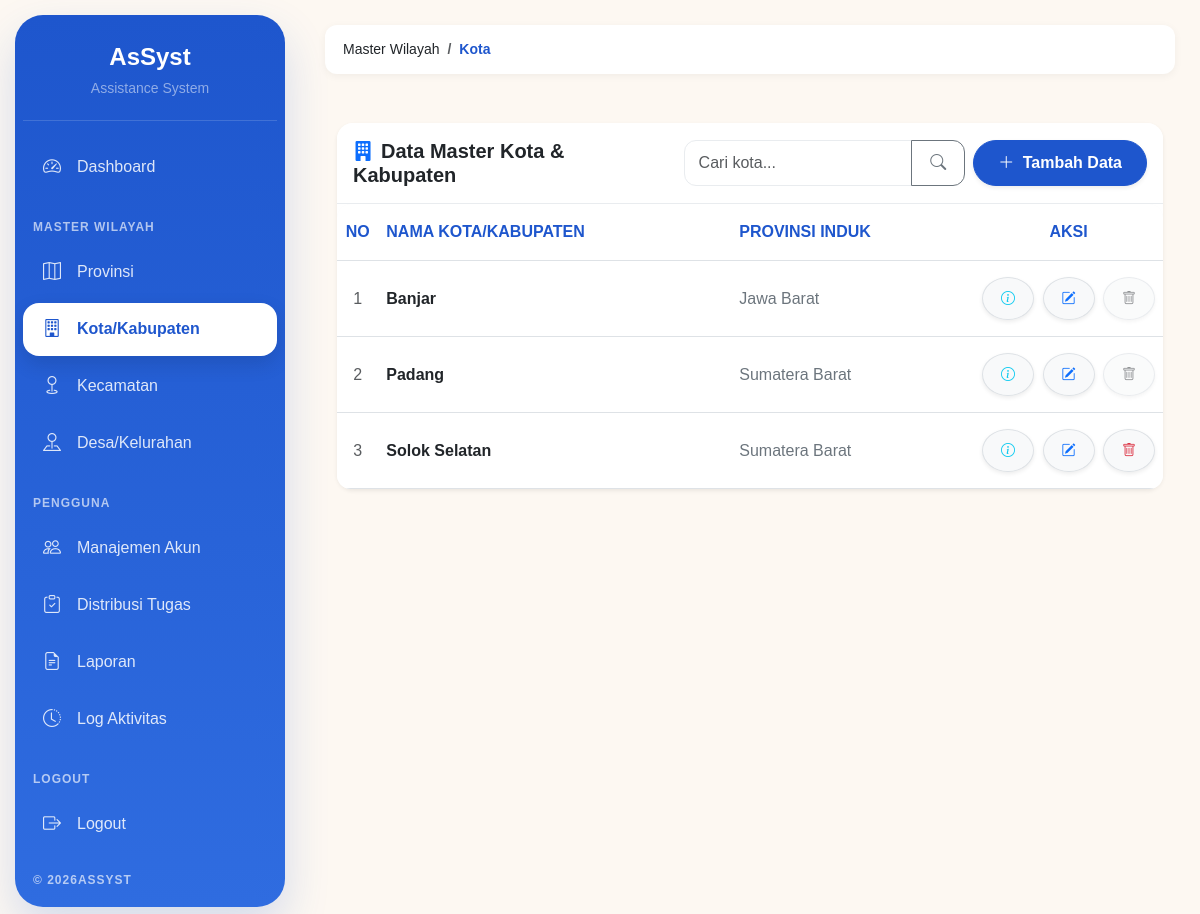
The page /index.php?page=kota (signed in) on the database its author committed.
### tables this page shows
CREATE TABLE `kota` (
  `id_kota` int(11) NOT NULL,
  `id_provinsi` int(11) NOT NULL,
  `nama_kota` varchar(100) NOT NULL
);

CREATE TABLE `provinsi` (
  `id_provinsi` int(11) NOT NULL,
  `nama_provinsi` varchar(100) NOT NULL
);

### controllers/KotaController.php (called while the page is built, shortened)
<?php
require_once 'models/Kota.php';
class KotaController
{
    private $kota;
    public function __construct($db)
    {
        $this->kota = new Kota($db);
    }
    public function index()
    {
        $search = $_GET['search'] ?? '';
        $result = $this->kota->getAll($search);
        $kota = [];
        while ($row = mysqli_fetch_assoc($result)) {
            $row['can_delete'] = $this->kota->canDelete($row['id_kota']);
            $kota[] = $row;
        }
        include "views/layouts/app.php";
    }
}

### index.php (called while the page is built, shortened)
<?php
require_once 'routes/web.php';

### models/Kota.php (called while the page is built, shortened)
<?php
class Kota
{
    private $conn;
    public function __construct($db)
    {
        $this->conn = $db;
    }
    public function getAll($search = '')
    {
        $sql = "
            SELECT
                k.*,
                p.nama_provinsi,
                (
                    SELECT COUNT(*)
                    FROM kecamatan kc
                    WHERE kc.id_kota = k.id_kota
                ) AS total_kecamatan
            FROM kota k
            INNER JOIN provinsi p
                ON p.id_provinsi = k.id_provinsi
        ";
        $sql .= "
            ORDER BY
                p.nama_provinsi,
                k.nama_kota ASC
        ";
        return mysqli_query($this->conn, $sql);
    }
    public function canDelete($id)
    {
        $id = (int)$id;
        $sql = "
            SELECT COUNT(*) total
            FROM kecamatan
            WHERE id_kota='$id'
        ";
        $row = mysqli_fetch_assoc(
            mysqli_query($this->conn, $sql)
        );
        return $row['total'] == 0;
    }
}

### views/wilayah/kota/index.php (the view, shortened to what this page needs)
<div class="container-fluid py-4 fade-up">
    <div class="card border-0 shadow-sm" style="border-radius: 16px;">
        <div class="card-header bg-white d-flex flex-column flex-md-row justify-content-between align-items-md-center py-3 gap-3" style="border-radius: 16px 16px 0 0;">
            <h5 class="fw-bold mb-0 text-dark"><i class="bi bi-building-fill text-primary me-2"></i>Data Master Kota & Kabupaten</h5>
            <div class="d-flex flex-column flex-md-row gap-2">
                <form action="index.php" method="GET" class="mb-0">
                    <div class="input-group">
                        <input type="text" name="search" class="form-control" placeholder="Cari kota..." value="<?= htmlspecialchars($_GET['search'] ?? '') ?>">
                        <button class="btn btn-outline-secondary" type="submit"><i class="bi bi-search"></i></button>
                    </div>
                </form>
                <button type="button" class="btn btn-primary rounded-pill px-4 shadow-sm fw-bold text-nowrap" data-bs-toggle="modal" data-bs-target="#modalTambahKota">
                    <i class="bi bi-plus-lg me-1"></i> Tambah Data
                </button>
            </div>
        </div>
        <div class="card-body p-0">
            <div class="table-responsive">
                <table class="table table-hover align-middle mb-0">
                    <thead style="background-color: #F8F9FA;">
                        <tr>
                            <th width="5%" class="text-center py-3">NO</th>
                            <th class="py-3">NAMA KOTA/KABUPATEN</th>
                            <th class="py-3">PROVINSI INDUK</th>
                            <th width="15%" class="text-center py-3">AKSI</th>
                        </tr>
                    </thead>
                    <tbody>
                        <?php if (count($kota) > 0): ?>
                            <?php $no = 1; foreach($kota as $row): ?>
                            <tr class="border-bottom">
                                <td class="text-center py-3 text-muted"><?= $no++ ?></td>
                                <td class="py-3 fw-bold text-dark"><?= htmlspecialchars($row['nama_kota']) ?></td>
                                <td class="py-3 text-secondary"><?= htmlspecialchars($row['nama_provinsi'] ?? 'Tidak Diketahui') ?></td>
                                <td class="text-center py-3 text-nowrap">
                                    <a href="?page=kota-detail&id=<?= $row['id_kota'] ?>" class="btn btn-sm btn-light border shadow-sm rounded-circle text-info" title="Detail">
                                        <i class="bi bi-info-circle"></i>
                                    </a>
                                    <a href="?page=kota-edit&id=<?= $row['id_kota'] ?>" class="btn btn-sm btn-light border shadow-sm rounded-circle text-primary ms-1" title="Ubah Data">
                                        <i class="bi bi-pencil-square"></i>
                                    </a>
                                    <?php if ($row['can_delete']): ?>
                                        <a href="?page=kota-delete&id=<?= $row['id_kota'] ?>" class="btn btn-sm btn-light border shadow-sm rounded-circle text-danger ms-1" onclick="return confirm('Hapus kota ini secara permanen?');" title="Hapus Data">
                                            <i class="bi bi-trash"></i>
                                        </a>
                                    <?php else: ?>
                                        <button class="btn btn-sm btn-light border shadow-sm rounded-circle text-muted ms-1" title="Data sedang terhubung dengan wilayah kecamatan" disabled>
                                            <i class="bi bi-trash"></i>
                                        </button>
                                    <?php endif; ?>
                                </td>
                            </tr>
                            <?php endforeach; ?>
                        <?php endif; ?>
                    </tbody>
                </table>
            </div>
        </div>
    </div>
</div>

### assets/css/style.css (style rules this page uses)
:root { --primary:#1E56CD; --primary-dark:#1846A8; --primary-light:#EAF0FF; --background:#FDF8F2; --white:#FFFFFF; --success:#28A745; --danger:#DC3545; --warning:#FFC107; --info:#0DCAF0; --text:#212529; --text-muted:#6C757D; --border:#E9ECEF; --shadow-sm:0 2px 8px rgba(0,0,0,.05); --shadow-md:0 4px 16px rgba(0,0,0,.08); --radius:14px; --sidebar-width:260px; --transition:.3s ease; }
* { margin:0; padding:0; box-sizing:border-box; }
body { background:var(--background); font-family:'Poppins',sans-serif; color:var(--text); overflow-x:hidden; }
a { text-decoration:none; }
.card { border:none; border-radius:var(--radius); box-shadow:var(--shadow-sm); }
.card-header { background:white; border-bottom:1px solid var(--border); font-weight:600; }
.table { background:white; }
.table thead { background:var(--primary-light); }
.table th { color:var(--primary); font-weight:600; }
.table-responsive { border-radius:14px; overflow:hidden; }
.form-control, .form-select { border-radius:12px; border:1px solid var(--border); padding:10px 14px; }
.btn { border-radius:12px; padding:10px 18px; font-weight:500; }
.btn-primary { background:var(--primary); border-color:var(--primary); }
.fade-up { animation:fadeUp .5s ease; }

### rows shown on the page
kota: nama_kota "Banjar", id_provinsi.nama_provinsi "Jawa Barat"
kota: nama_kota "Padang", id_provinsi.nama_provinsi "Sumatera Barat"
kota: nama_kota "Solok Selatan", id_provinsi.nama_provinsi "Sumatera Barat"

### other values the page prints
$item "Master Wilayah"
$item "Kota"
